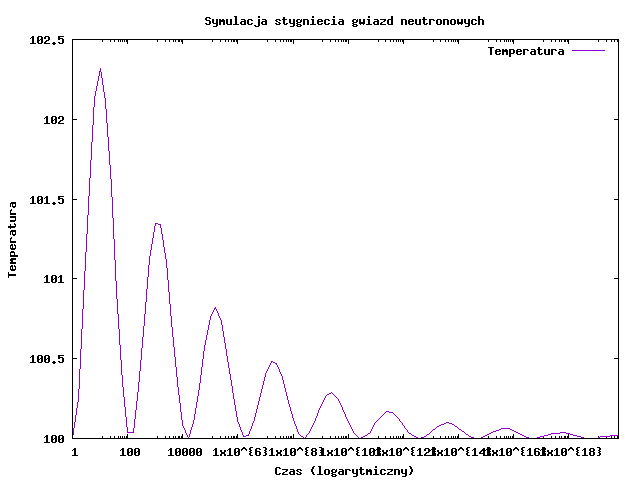

Reproduce this figure in gnuplot.
# Skrypt Gnuplot do rysowania wykresu z dane1.dat

set terminal png
set output 'wykres1.png'

set title "Symulacja stygniecia gwiazd neutronowych"
set xlabel "Czas (logarytmiczny)"
set ylabel "Temperatura"

set logscale x

plot 'dane1.dat' using 1:2 with lines title "Temperatura"